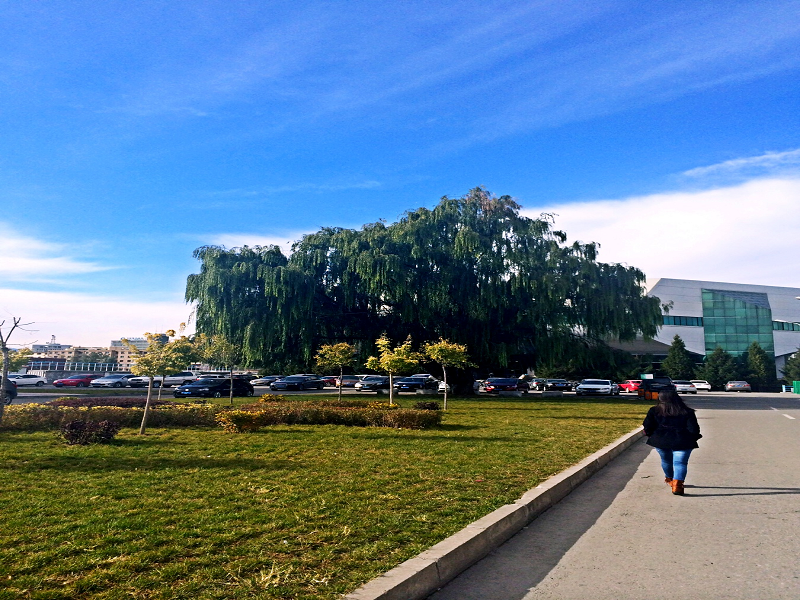
%> input picture source_pic/1.bmp, 800 x 600 px
$ octave add.m   (GNU Octave 9; MATLAB toolbox functions it lacks are replaced by stand-ins)
%> lines starting %> are read from the running program, lines starting %| are printed output that depends on the picture
%close all;
%clear all;
clc;
weight=200;
target=imread('1.bmp');
%> target is the input picture: size 600x800x3 uint8; mean R, G, B 94.7, 122.6, 146.9
I=rgb2gray(target);
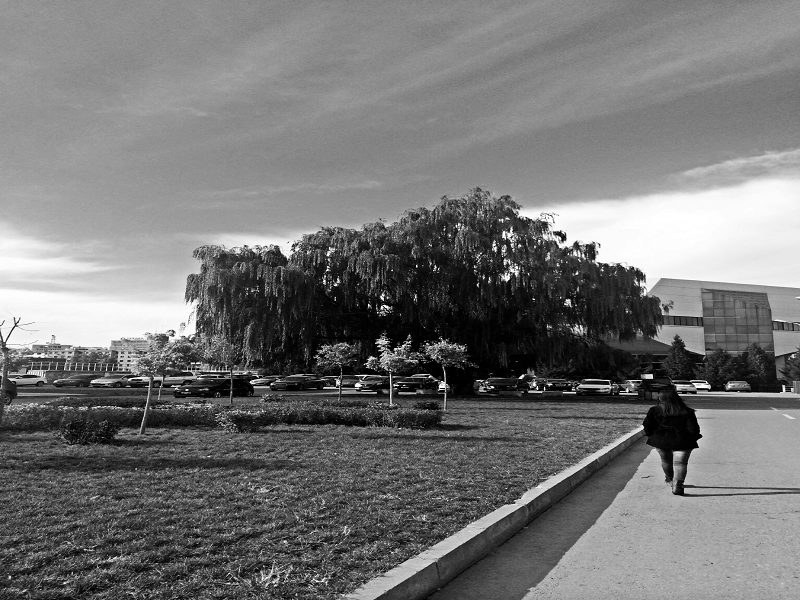
%> I: size 600x800 uint8; min 0, max 255, mean 117.1
A=ones(1,75);
A=A*8;
B=ones(1,100);
B=B*8;
X=mat2cell(double(I),A,B);
%> X = 7500 items
delta=ones(1,7500);
zonghe=0;
for i=1:7500;
      zonghe=sum(sum(X{i}))/64;
      delta(i)=sum(sum((X{i}-zonghe).^2))/8;
end
%> this loop made 7500 passes
%> zonghe on passes 1 to 3: 149.8, 149.5, 146.7
%> after the loop, delta = 7500 values, max 78195 at index 4174, min 0 at index 5731, mean 4619.4
[m,n]=sort(delta,'descend');
%> m = 7500 values, max 78195 at index 1, min 0 at index 7500, mean 4619.4; n = 7500 values, max 7500 at index 3871, min 1 at index 5921, mean 3750.5
get=n(1:400);
%> get = 400 values, max 7470 at index 358, min 43 at index 37, mean 3986.8
for i=1:400;
    Y{i}=dct2(X{get(i)});
end
%> after the loop, Y = 400 items
pn_seq=round(rand(8,8));
midband=[
           1 1 1 1 1 1 1 1;
           1 1 1 1 1 1 1 1;
           1 1 1 1 1 1 1 1;
           1 1 1 1 1 1 1 0;
           1 1 1 1 1 1 0 0;
           1 1 1 1 1 0 0 0;
           1 1 1 1 0 0 0 0;
           1 1 1 0 0 0 0 0;
          ];
pn_seq=pn_seq.* midband;
%> (the run ends here)

$ run again, with source_pic/10.bmp copied over source_pic/1.bmp
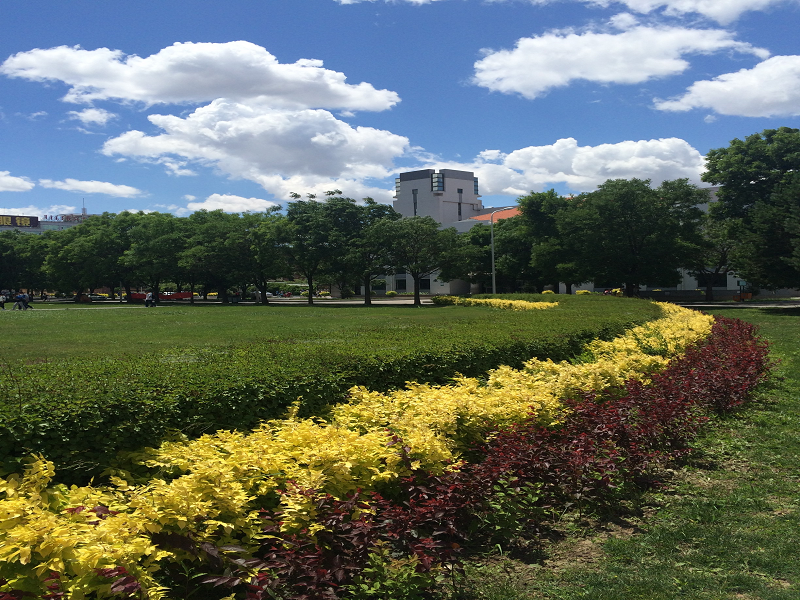
%> input picture source_pic/10.bmp, 800 x 600 px
%> target is the input picture: size 600x800x3 uint8; mean R, G, B 96.9, 105.7, 93.6
%> `I=rgb2gray(target);`:
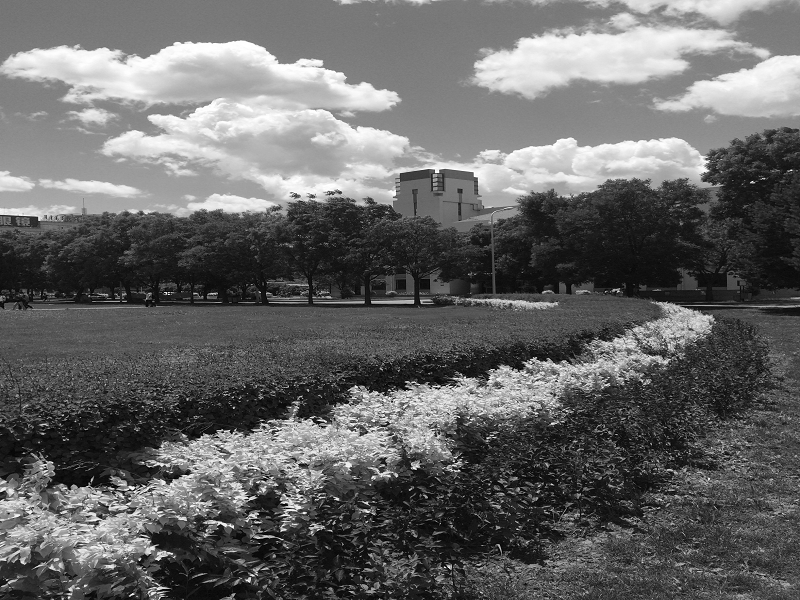
%> I: size 600x800 uint8; min 0, max 255, mean 101.7
%> X = 7500 items
%> the loop `for i=1:7500;` made 7500 passes
%> zonghe on passes 1 to 3: 116, 116.5, 117.6
%> after the loop `for i=1:7500;`: delta = 7500 values, max 56999.2 at index 1785, min 5.75 at index 1599, mean 5237.2
%> m = 7500 values, max 56999.2 at index 1, min 5.75 at index 7500, mean 5237.2; n = 7500 values, max 7500 at index 4503, min 1 at index 7000, mean 3750.5
%> get = 400 values, max 7389 at index 328, min 27 at index 118, mean 2937.5
%> after the loop `for i=1:400;`: Y = 400 items

$ run again, with source_pic/2.bmp copied over source_pic/1.bmp
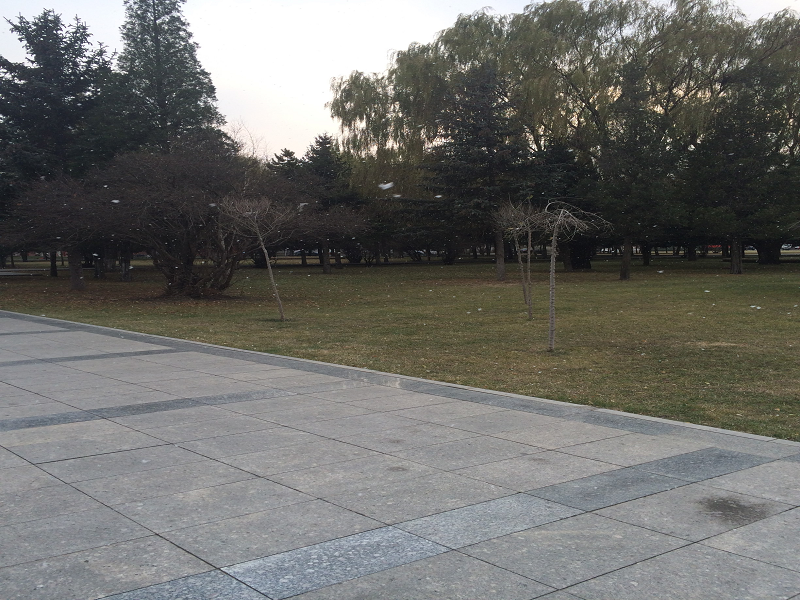
%> input picture source_pic/2.bmp, 800 x 600 px
%> target is the input picture: size 600x800x3 uint8; mean R, G, B 108.9, 108.8, 105.5
%> `I=rgb2gray(target);`:
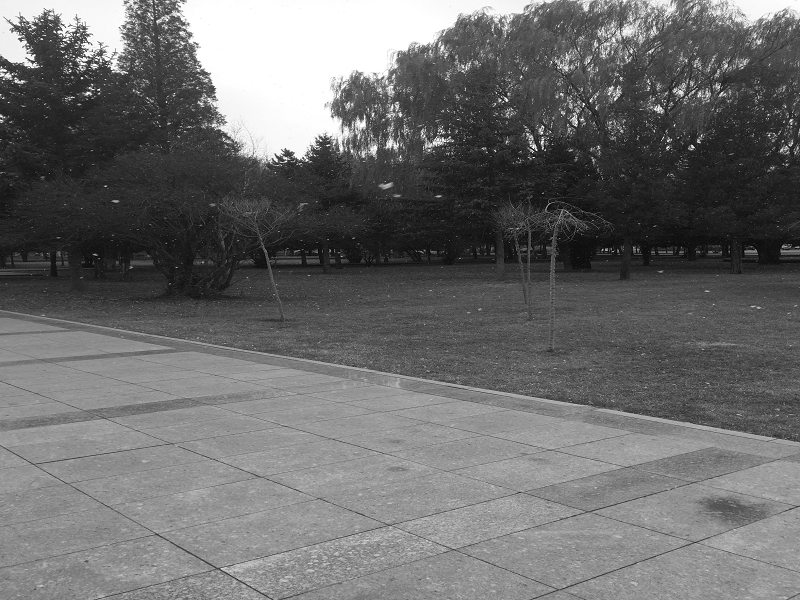
%> I: size 600x800 uint8; min 2, max 255, mean 108.5
%> X = 7500 items
%> the loop `for i=1:7500;` made 7500 passes
%> zonghe on passes 1 to 3: 240.4, 241, 230.1
%> after the loop `for i=1:7500;`: delta = 7500 values, max 52682.2 at index 234, min 0 at index 1880, mean 2486.7
%> m = 7500 values, max 52682.2 at index 1, min 0 at index 7338, mean 2486.7; n = 7500 values, max 7500 at index 1143, min 1 at index 7180, mean 3750.5
%> get = 400 values, max 7444 at index 325, min 8 at index 17, mean 3573.4
%> after the loop `for i=1:400;`: Y = 400 items

$ run again, with source_pic/3.bmp copied over source_pic/1.bmp
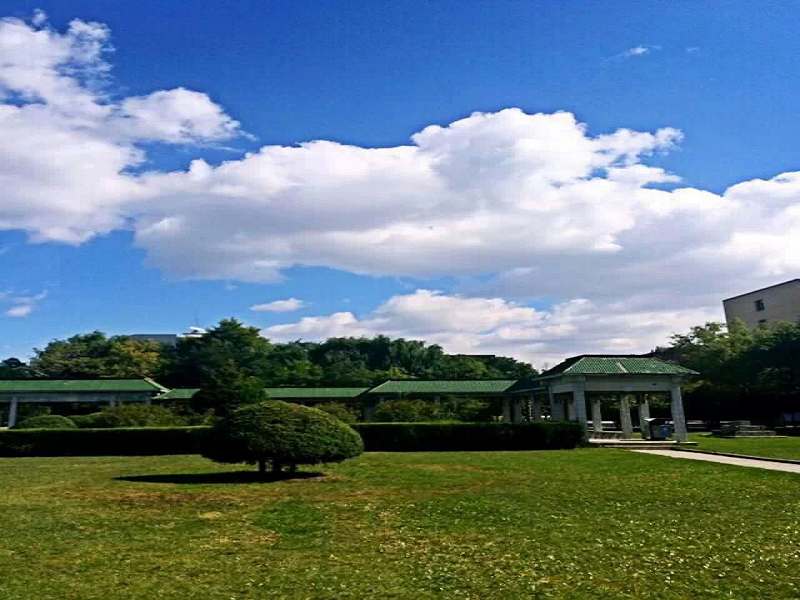
%> input picture source_pic/3.bmp, 800 x 600 px
%> target is the input picture: size 600x800x3 uint8; mean R, G, B 102.7, 124, 133.6
%> `I=rgb2gray(target);`:
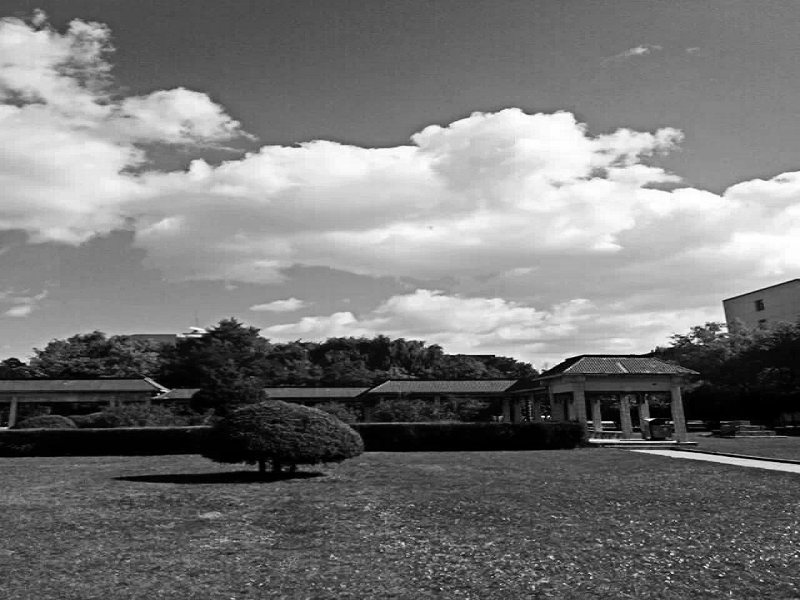
%> I: size 600x800 uint8; min 0, max 255, mean 118.7
%> X = 7500 items
%> the loop `for i=1:7500;` made 7500 passes
%> zonghe on passes 1 to 3: 76.59, 76.36, 132.2
%> after the loop `for i=1:7500;`: delta = 7500 values, max 68913.2 at index 4545, min 0 at index 881, mean 2501.1
%> m = 7500 values, max 68913.2 at index 1, min 0 at index 7485, mean 2501.1; n = 7500 values, max 7500 at index 708, min 1 at index 7163, mean 3750.5
%> get = 400 values, max 7495 at index 188, min 46 at index 193, mean 4344.9
%> after the loop `for i=1:400;`: Y = 400 items
